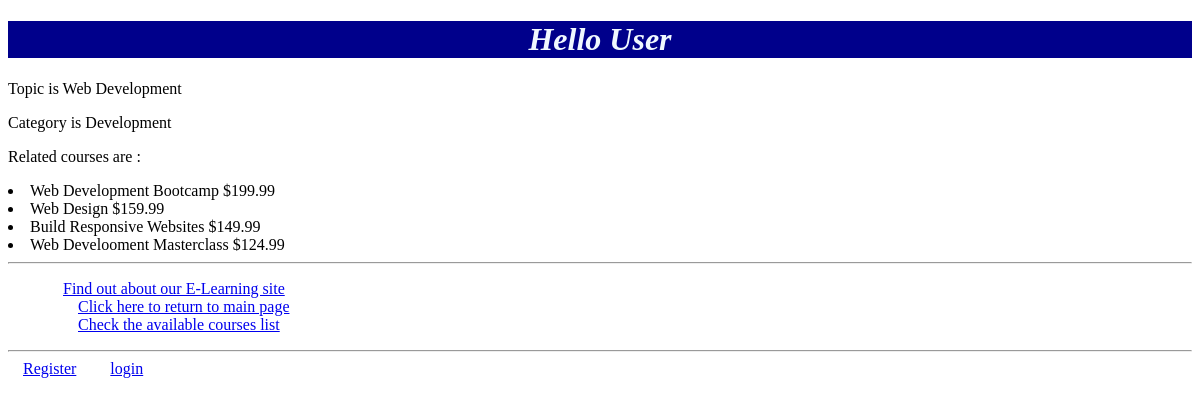
/Myapp/detail/1/, run on the app's committed database.
### Myapp/models.py (models this page shows, shortened)
class Topic(models.Model):
    Category_choice = [(1, 'Business'), (2, 'IT & Software'), (3, 'Finance & Accounting'), (4, 'Health&Fitness'),
                       (6, 'Development'), ]
    name = models.CharField(max_length=200)
    category = models.IntegerField(choices=Category_choice)

class Course(models.Model):
    topic = models.ForeignKey(Topic, related_name='courses', on_delete=models.CASCADE)
    name = models.CharField(max_length=200)
    price = models.DecimalField(max_digits=10, decimal_places=2, validators=[validate_price])
    for_everyone = models.BooleanField(default=True)
    description = models.TextField(max_length=300, null=True, blank=True)
    interested = models.PositiveIntegerField(default=0)
    stages = models.PositiveIntegerField(default=3)

### Myapp/views.py (the view)
# urls.py: path(r'detail/<int:top_on>/', views.detail, name='detail'),
def detail(request, top_on):
    topic = get_object_or_404(Topic, id=top_on)
    course_list = Course.objects.filter(topic__name=topic.name).order_by('-price')
    topic_ctgry = topic.get_category_display()
    return render(request, 'Myapp/detail.html',
                  {'topic': topic, 'course_list': course_list, 'topic_ctgry': topic_ctgry})

### Myapp/templates/Myapp/detail.html (shortened to what this page needs)
{% extends "Myapp/base.html" %}
{% block body_block %}
            {% block topic %}
            <p> Topic is {{topic.name}} </p>
            <p> Category is {{topic_ctgry}}  </p>
        {% endblock %}
        {%  block course %}
            <p> Related courses are :</p>
            {% if course_list %}
                {% for course in course_list %}
                    <li> {{ course.name }}  ${{ course.price }}</li>
                {% endfor %}
            {% endif %}
        {%  endblock %}
{% endblock %}

### data on the page
Topic: name "Web Development"
Course: name "Web Development Bootcamp", price "199.99"
Course: name "Web Design", price "159.99"
Course: name "Build Responsive Websites", price "149.99"
Course: name "Web Develooment Masterclass", price "124.99"

### other printed values
{{ topic_ctgry }} "Development"
